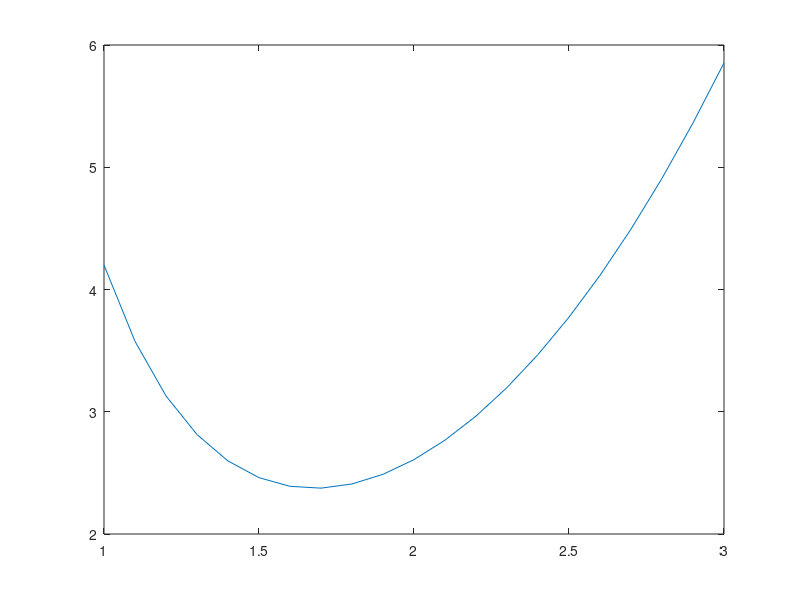

MATLAB code for this plot:
%===================== Runge Kutta Method ==============================%
%    A method of numerically integrating ordinary differential equations 
%    by using a trial step at the midpoint of an interval to cancel out 
%    lower-order error terms. The second-order formula is
%=======================================================================%

clc; clear all;
h = 0.1;
t = 1:h:3;
y(1) = 4.2;
dyt = @(t,y)(t*t*t-2*y)/t ;
fprintf('     x     y \n');
for i = 1:length(t)-1
    k1 = dyt(t(i),y(i));
    k2 = dyt((t(i)+h),(y(i)+(k1*h)));
    y(i+1) = y(i)+((h/2)*(k1+k2));
    fprintf('%f %f \n',t(i),y(i) );
end
plot(t,y);